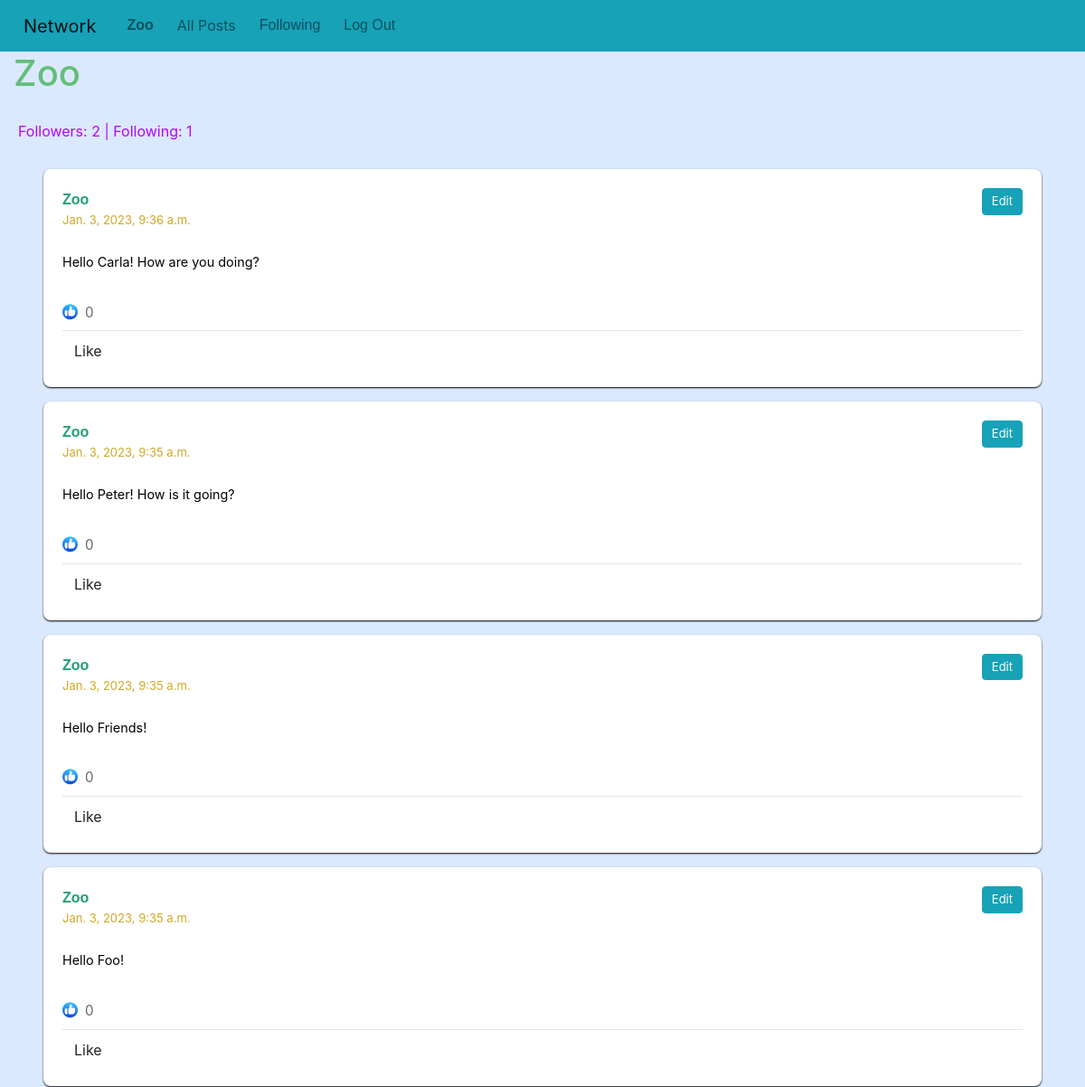
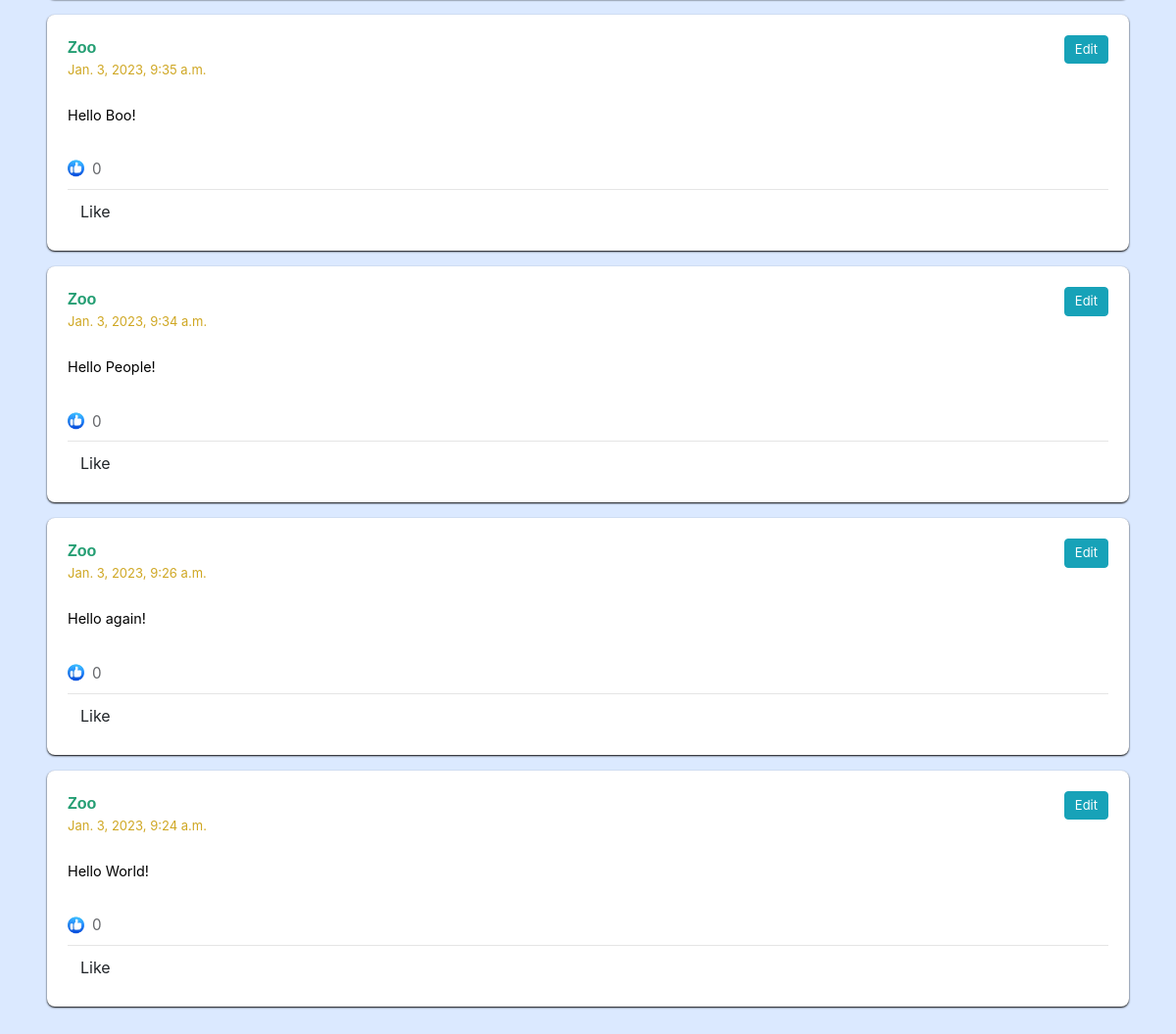
The app's page /profile/3/page/1 (signed in) with its own data (2 pictures, top to bottom).
### network/models.py (models this page shows, shortened)
class User(AbstractUser):
    pass

class Posts(models.Model):
    content = models.TextField(blank = False)
    likes = models.ManyToManyField(User, related_name="liked_posts")
    user = models.ForeignKey(User, on_delete = models.CASCADE, related_name = "user_posts")
    like = models.IntegerField(default = 0)
    time = models.DateTimeField(auto_now_add = True)

### network/views.py (the view, shortened to what this page needs)
# urls.py: path("profile/<int:user_id>/page/<int:page_number>", views.show_profile, name="userPosts"),
@csrf_exempt
def show_profile(request, user_id, page_number):
        user_pr = User.objects.get(pk=user_id)
        user_posts = user_pr.user_posts.order_by("-time").all()
        paginator = Paginator(user_posts, 10)
        page_number = request.GET.get('page')
        page_paginator = paginator.get_page(page_number)
        followers = user_pr.follows.first().followers.all()
        ist_following = request.user in followers
        f_status = "Follow" if not ist_following else "Unfollow"
        followings = user_pr.follows.first().followed.all()
        return render(request, "network/profile.html", {
            "user_posts": user_pr.user_posts.order_by("-time").all(),
            "usrr": user_pr,
            "page_paginator": page_paginator,
            "followers": len(followers),
            "followings": len(followings),
            "buttonContent": f_status,
    })

### network/templates/network/profile.html (shortened to what this page needs)
{% extends "network/layout.html" %}
{% load static %}
{% block body %}
    <div>
        <h1 id="user-head">{{ usrr }}
        </h1>
    </div>
    <div>
    <p id="follow-data">Followers: {{ followers }} | Following: {{ followings  }}</p>
    </div>
    </div>
    <div id="all_posts">
    </div>
    {%  include "network/posts.html" with posts=page_paginator %}
    {% if page_paginator.paginator.num_pages > 1 %}
        <nav aria-label="Page navigation">
            <ul class="pagination ml-5 mt-5">
                {% if page_paginator.has_previous %}
                    <li class="page-item"> <a class="page-link" href="?page=1">First</a></li>
                    <li class="page-item"><a class="page-link" href="?page={{ page_paginator.previous_page_number }}">&laquo;</a></li>
                {% else %}
                    <li class="page-item disabled"><a class="page-link" href="#">&laquo;</a></li>
                {% endif %}
                <li class="page-item current-item"><span class="current page-link">
                    Page {{ page_paginator.number }} of {{ page_paginator.paginator.num_pages }}
                </span></li>
                {% if page_paginator.has_next %}
                    <li class="page-item"><a class="page-link" href="?page={{ page_paginator.next_page_number }}">&raquo;</a></li>
                    <li class="page-item"><a class="page-link" href="?page={{ page_paginator.paginator.num_pages }}">Last</a>
                {% else %}
                    <li class="page-item disabled"><a class="page-link" href="#">&raquo;</a></li>
                {% endif %}
            </ul>
        </nav>
    {% else %}
        <div style="height: 60px"></div>
    {% endif %}
{% endblock %}

### network/templates/network/layout.html (shortened to what this page needs)
{% load static %}
<!DOCTYPE html>
<html lang="en">
    <head>
        <link rel="stylesheet" href="https://stackpath.bootstrapcdn.com/bootstrap/4.4.1/css/bootstrap.min.css">
        <link href="{% static 'network/styles.css' %}" rel="stylesheet">
    </head>
    <body>
        <nav class="navbar navbar-expand-lg navbar-light bg-info" id="bar">
            <a class="navbar-brand" href="#">Network</a>
            <div>
              <ul class="navbar-nav mr-auto">
                {% if user.is_authenticated %}
                    <li class="nav-item">
                        <a class="nav-link post-user" href="{% url 'userPosts' user.id 1  %}"><strong>{{ user.username }}</strong></a>
                    </li>
                {% endif %}
                <li class="nav-item">
                  <a class="nav-link nav-link" href="{% url 'index' %}">All Posts</a>
                </li>
                {% if user.is_authenticated %}
                    <li class="nav-item">
                        <a class="nav-link nav-list" href="{% url 'following' 1 %}">Following</a>
                    </li>
                    <li class="nav-item">
                        <a class="nav-link nav-list" href="{% url 'logout' %}">Log Out</a>
                    </li>
                {% endif %}
              </ul>
            </div>
          </nav>
        <div class="body">
            {% block body %}
            {% endblock %}
    </body>
</html>

### network/templates/network/posts.html (shortened to what this page needs)
{% load static %}
{%  for post in posts %}
    <div class="card mb-3 mr-5 ml-5" style="border-radius: 8px; border-color: transparent; box-shadow: 0 1px 2px">
        <div class="card-body">
            <div>
                <strong><a href="{% url 'userPosts' post.user.id 1 %}" class="post-user">{{ post.user.username }}</a></strong>
                {% if user == post.user %}
                    <button style="float: right; font-size: small; padding: 4px 10px" data-postid="{{ post.id }}" class="btn btn-info edit">Edit
                    </button>
                {% endif %}
                <p style="margin-bottom: 3px; line-height: 18px"><small class="time-data"> {{ post.time }}</small></p>
            </div>
            <br/>
            <div class="card-text content" id="content{{ post.id }}" style="font-size: 0.9rem; margin-bottom: .5rem">{{ post.content }}</div>
            <br/>
            <div><img src="{% static 'network/like_icon.png' %}" width="17px" style="position: relative; top: 50%; transform: perspective(1px) translateY(-10%);"><span id="likes{{ post.id }}" style="font-size: 0.95rem; margin-left: .5rem; color: #65676B">{{ post.likes.all.count }}</span></div>
            <hr style="margin-bottom: 3px; margin-top: 8px">
            <div style="text-align: left">
                {% if user.is_authenticated %}
                    <button data-postid="{{ post.id }}" class="btn post-btn like">
                        {% if user in post.likes.all %}
                                Unlike
                        {% else %}
                                Like
                        {% endif %}
                    </button>
                {% else %}
                    <a href="{% url 'login' %}">Like</a>
                {% endif %}
            </div>
        </div>
    </div>
{% endfor %}

### network/static/network/styles.css (style rules this page uses)
body { background-color: #dbe9ff; color: black; }
#all_posts { padding-top: 14px; padding-left: 7px; color: #64bd7c; }
#bar { color: gray; }
.navbar-nav { display: flex; flex-direction: row; }
.navbar-brand { padding-left: 10px; padding-bottom: 5px; }
.nav-item { padding-left: 10px; }
.time-data { color: #cfa723; font-size: small; margin-top: 1px; }
.nav-list { color: #249e73; font-family: Verdana, Geneva, Tahoma, sans-serif; text-transform: capitalize; font-size: medium; margin-bottom: 1px; }
.post-user { color: #249e73; font-family: Verdana, Geneva, Tahoma, sans-serif; text-transform: capitalize; font-size: medium; font-weight: bold; margin-bottom: 1px; }
#user-head { padding-left: 10px; padding-bottom: 20px; text-transform: capitalize; margin-left: 5px; color: #64bd7c; }
#follow-data { padding-left: 20px; font-size: medium; color: #b603fc; }
.btn-info { position: relative; padding-right: 10px; padding-left: 10px; padding-bottom: 1px; padding-top: 1px; font-size: small; }

### records on screen
User: username "Zoo"
Posts: user.username "Zoo", time "Jan. 3, 2023, 9:36 a.m.", content "Hello Carla! How are you doing?", likes.all.count "0", shows "Like"
Posts: user.username "Zoo", time "Jan. 3, 2023, 9:35 a.m.", content "Hello Peter! How is it going?", likes.all.count "0", shows "Like"
Posts: user.username "Zoo", time "Jan. 3, 2023, 9:35 a.m.", content "Hello Friends!", likes.all.count "0", shows "Like"
Posts: user.username "Zoo", time "Jan. 3, 2023, 9:35 a.m.", content "Hello Foo!", likes.all.count "0", shows "Like"
Posts: user.username "Zoo", time "Jan. 3, 2023, 9:35 a.m.", content "Hello Boo!", likes.all.count "0", shows "Like"
Posts: user.username "Zoo", time "Jan. 3, 2023, 9:34 a.m.", content "Hello People!", likes.all.count "0", shows "Like"
Posts: user.username "Zoo", time "Jan. 3, 2023, 9:26 a.m.", content "Hello again!", likes.all.count "0", shows "Like"
Posts: user.username "Zoo", time "Jan. 3, 2023, 9:24 a.m.", content "Hello World!", likes.all.count "0", shows "Like"

### other values on screen
{{ followers }} "2"
{{ followings }} "1"
